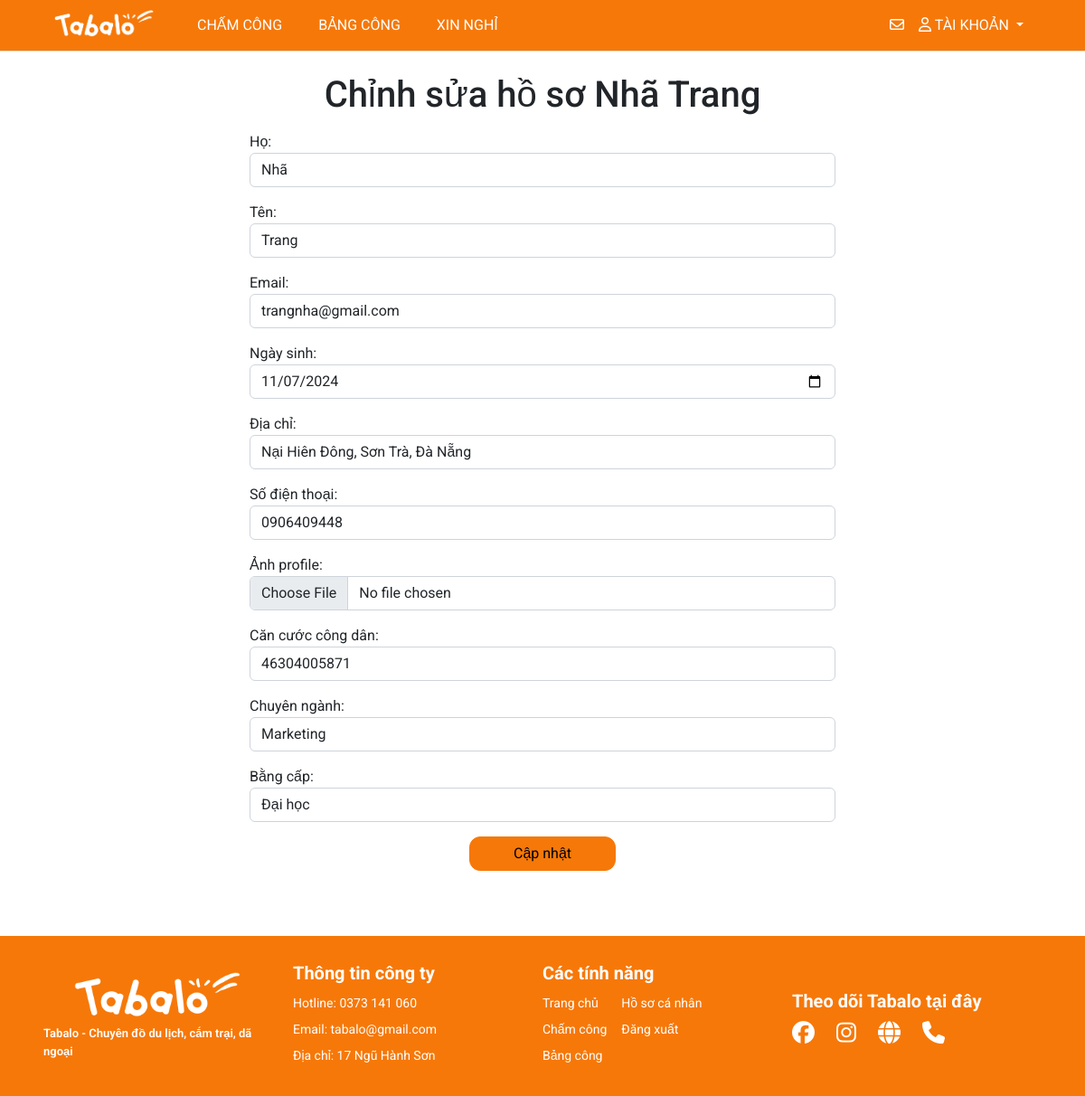
Before: /update_info/33trangnha/ (signed in) with the older database file.
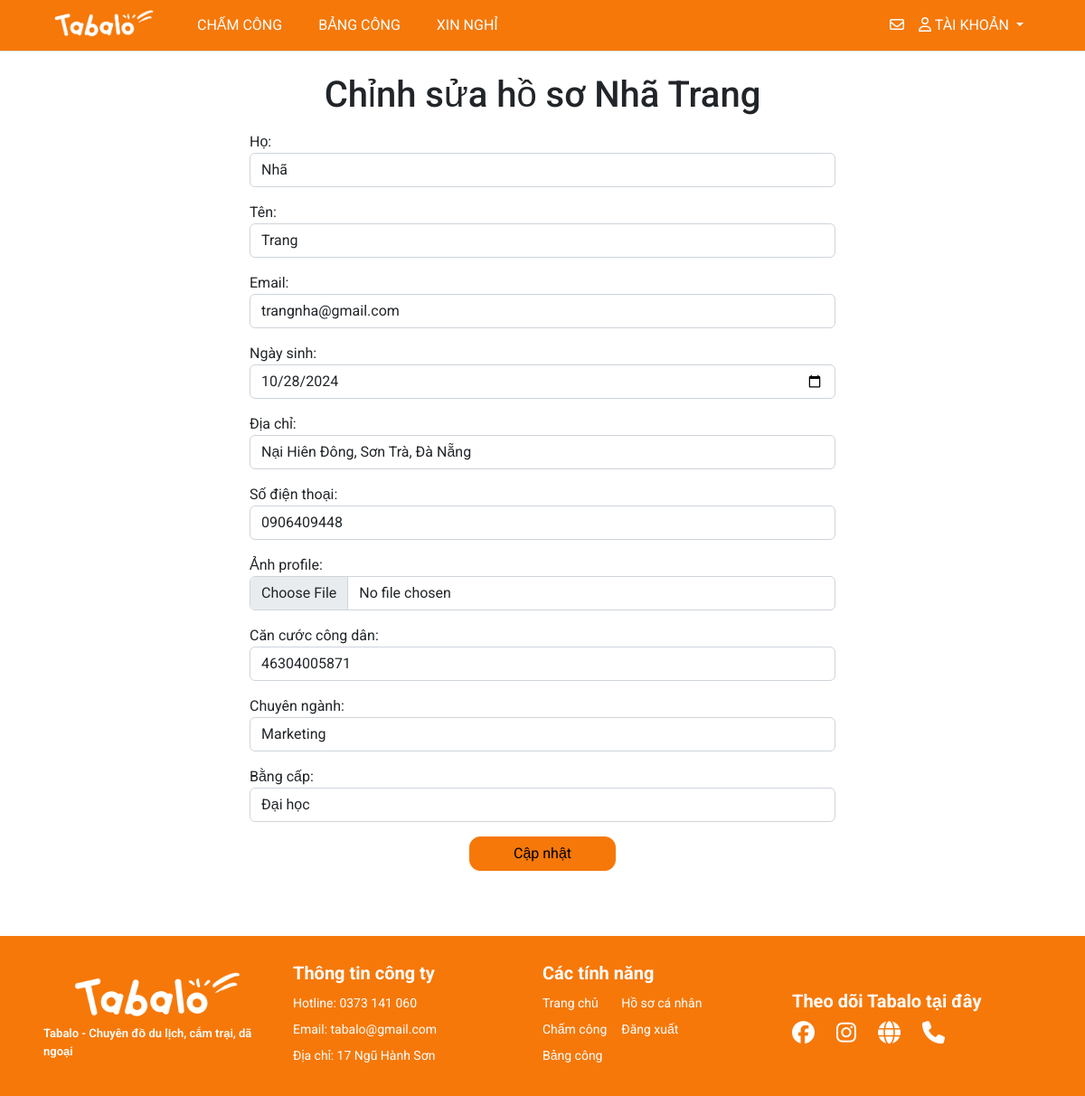
After: the same page with the newer database file.
### myapp/models.py (models this page shows, shortened)
class Profile(models.Model):
    image = models.ImageField(upload_to='')
    cccd = models.CharField(max_length=12)
    dob = models.DateField()
    phone_number = models.CharField(max_length=12)
    start_date = models.DateField(auto_now_add=True)
    end_date = models.DateField(null=True, blank=True)
    address = models.CharField(max_length=200)
    position = models.ForeignKey(Position, on_delete=models.CASCADE)
    gender = models.CharField(max_length=10, choices=[('Nam', 'Nam'), ('Nữ', 'Nữ')])
    degree = models.CharField(max_length=20, choices=[('Đại học', 'Đại học'), ('Cao đẳng', 'Cao đẳng')])
    major = models.CharField(max_length=100)
    contract_period = models.CharField(max_length=10)
    user = models.OneToOneField(User, on_delete=models.CASCADE)
    salary = models.DecimalField(blank=True, null=True, max_digits=10, decimal_places=0)
    STATUS_CHOICES = [
        ('working', 'Đang làm'),
        ('on_leave', 'Nghỉ phép'),
        ('resigned', 'Đã nghỉ việc'),
    ]
    status = models.CharField(max_length=20, choices=STATUS_CHOICES, default='working')

### myapp/views.py (the view, shortened to what this page needs)
# urls.py: path('update_info/<str:username>/', views.update_info),
def update_info(request, username):
    if request.user.is_authenticated:
        if request.user.username==username:
            title = f'Sửa hồ sơ {username}'
            form_user = UserForm(instance=request.user)
            form_pr = ProfileForm(instance=request.user.profile)
            context = {'title': title,
                    'form_user':form_user,
                    'form_pr':form_pr}
            return render(request, 'pages/update_info.html', context)
        else:
            messages.warning(request, 'Mày đừng có mà táy máy')
            return redirect('profile-detail', username = request.user.username)
    else:
        return redirect('home')

### myapp/forms.py
class UserForm(forms.ModelForm):
	class Meta:
		model = User
		fields = ['first_name', 'last_name', 'email']
		widgets = {'first_name': forms.TextInput(attrs={'class':'form-control'}),
				   'last_name': forms.TextInput(attrs={'class':'form-control'}),
				   'email': forms.TextInput(attrs={'class':'form-control'})}
		labels = {'first_name': 'Họ', 'last_name': 'Tên', 'email': 'Email'}

### management/context_processors.py (called while the page is built)
def pending_dayoff(request):
  count_pending = DayOffRequest.objects.filter(status='pending').count()
  return {'count_pending': count_pending}

### templates/pages/update_info.html (shortened to what this page needs)
{% extends '../layouts/base.html' %}
{% block main %}
<br>
<h1 style="text-align:center" class="mb-3">Chỉnh sửa hồ sơ {{ request.user.first_name }} {{ request.user.last_name }}</h1>
<div class="container" style="display:flex; justify-content:center">
    <form method="POST" style="width:60%">
        {{form_user.as_p}}
        {{ form_pr.as_p }}
        <center>
            <button class="btn btn-info bg-btn pe-5 ps-5">Cập nhật</button>
        </center>
    </form>
</div>
<br><br><br>
{% endblock %}

Changed rows visible on the page:
changed Profile "Nại Hiên Đông, Sơn Trà, Đà Nẵng": dob "11/07/2024" → "10/28/2024"
